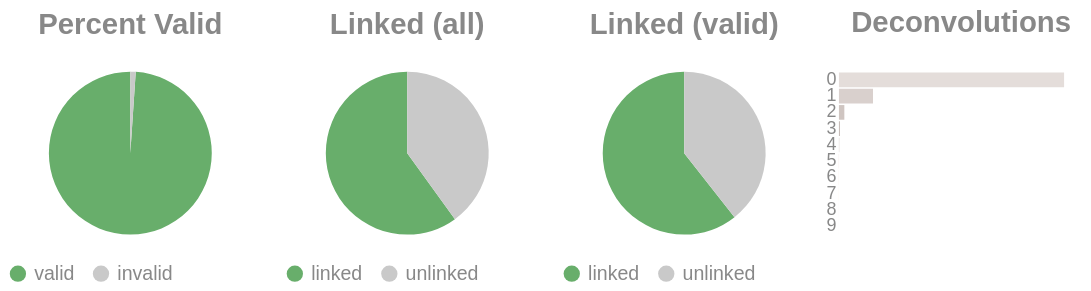

Notebook code for this chart:
### Code cell
if SKIPLR:
    pass
else:
    clash = Counter()
    for i in valids['molecule'].to_list():
        _mol = i.split("-")
        if len(_mol) == 1:
            clash.update('0')
        else:
            clash.update(_mol[-1])

    _d = {"deconvolutions": [], 'count': []}
    for k,v in clash.items():
        _d['deconvolutions'].append(k)
        _d['count'].append(v)

    tot_valid = valids['reads'].sum()
    mask = valids['reads'] >= 2
    n_linked_reads = valids.filter(mask)['reads'].sum()
    if n_linked_reads == 0:
        print_html("No linked molecules (>=2 reads) were detected; skipping linked-only distributions.")
        SKIPLR = True
    else:
        perc_valid = round(tot_valid / n_reads, 4)
        linked_perc_abs = round(n_linked_reads / n_reads, 4)
        linked_perc = round(n_linked_reads / tot_valid, 4)

    _valid = pl.DataFrame({"valids": ['valid', 'invalid'], "count": [tot_valid, n_reads - tot_valid]})
    _linked_abs = pl.DataFrame({"linked (absolute)": ['linked', 'unlinked'], "count": [n_linked_reads, n_reads - n_linked_reads]})
    _linked_rel = pl.DataFrame({"linked (valids)": ['linked', 'unlinked'], "count": [n_linked_reads, tot_valid - n_linked_reads]})

    (
        alt.hconcat(
            piechart(_valid, goodval = 'valid', title = "Percent Valid"),
            piechart(_linked_abs, goodval = "linked", title =  "Linked (all)"),
            piechart(_linked_rel, goodval = "linked", title =  "Linked (valid)"),
            convolutionbar(pl.DataFrame(_d), title = "Deconvolutions"),
            center = True,
            bounds = 'flush'
        )
        .resolve_scale(color='independent')
        .resolve_legend('independent')
        .properties(usermeta={'embedOptions': {"actions": False}})
    ).display()

### Figure 1 — Vega-Lite specification as saved in the notebook (floating-point values rounded to 4 significant figures)
{"width": "container", "height": 400, "config": {"title": {"anchor": "start", "dy": -15, "fontSize": 18, "color": "#888888", "subtitleColor": "#888888", "subtitleFontSize": 14}, "arc": {"fill": "#0072B2"}, "axis": {"domainColor": "#888888", "domainWidth": 0.5, "gridWidth": 0.2, "grid": false, "titleFontWeight": 400, "titleFontSize": 15, "labelFontSize": 11, "labelColor": "#888888", "tickColor": "#888888", "tickWidth": 0.2, "titleColor": "#888888"}, "axisBand": {"grid": false}, "axisX": {"grid": true, "tickSize": 10, "domainCap": "round"}, "axisY": {"domain": false, "grid": true, "tickSize": 0, "domainCap": "round"}, "background": "transparent", "header": {"labelFontSize": 15, "labelColor": "#888888", "titleFontSize": 15, "titleFontWeight": 600, "titleColor": "#888888"}, "legend": {"labelFont": "sans-serif", "labelFontSize": 12, "labelColor": "#888888", "symbolSize": 100, "symbolType": "circle", "titleFontSize": 12, "titlePadding": 10, "titleColor": "#888888", "title": null}, "range": {"category": ["#E69F00", "#56B4E9", "#009E73", "#F0E442", "#0072B2", "#D55E00", "#CC79A7", "#000000"], "diverging": ["#cfe8f3", "#a2d4ec", "#73bfe2", "#46abdb", "#1696d2", "#12719e"]}, "area": {"fill": "#0072B2", "fillOpacity": 0.7, "line": true, "strokeOpacity": 0.7}, "line": {"color": "#0072B2", "stroke": "#0072B2", "strokeWidth": 2}, "trail": {"color": "#0072B2", "stroke": "#0072B2", "strokeWidth": 0, "size": 1}, "point": {"filled": true, "fillOpacity": 1.0, "size": 95}, "text": {"color": "#888888", "fontSize": 11, "align": "right", "fontWeight": 400, "size": 11}, "bar": {"fill": "#0072B2", "stroke": null}, "view": {"stroke": null, "continuousWidth": 660, "continuousHeight": 400}}, "hconcat": [{"data": {"name": "data-484a2414c0b92dce41023bc82a6f39a1"}, "mark": {"type": "arc"}, "encoding": {"color": {"field": "valids", "legend": {"orient": "bottom", "title": null}, "scale": {"domain": ["valid", "invalid"], "range": ["#68ae6b", "#C9C9C9"]}, "title": "Valids", "type": "nominal"}, "theta": {"field": "count", "type": "quantitative"}, "tooltip": [{"field": "valids", "title": "Valids", "type": "ordinal"}, {"field": "percent", "format": ".2%", "title": "Percent", "type": "quantitative"}, {"field": "count", "title": "Count", "type": "quantitative"}]}, "height": 100, "title": {"text": "Percent Valid", "align": "center", "anchor": "middle"}, "transform": [{"calculate": "datum.count / 9411543", "as": "percent"}], "width": 150}, {"data": {"name": "data-b75c1e3b3a4e206614ccb91d0a8e710b"}, "mark": {"type": "arc"}, "encoding": {"color": {"field": "linked (absolute)", "legend": {"orient": "bottom", "title": null}, "scale": {"domain": ["linked", "unlinked"], "range": ["#68ae6b", "#C9C9C9"]}, "title": "Linked (Absolute)", "type": "nominal"}, "theta": {"field": "count", "type": "quantitative"}, "tooltip": [{"field": "linked (absolute)", "title": "Linked (Absolute)", "type": "ordinal"}, {"field": "percent", "format": ".2%", "title": "Percent", "type": "quantitative"}, {"field": "count", "title": "Count", "type": "quantitative"}]}, "height": 100, "title": {"text": "Linked (all)", "align": "center", "anchor": "middle"}, "transform": [{"calculate": "datum.count / 9411543", "as": "percent"}], "width": 150}, {"data": {"name": "data-8d279dfe500441ebcfcd076fc537a238"}, "mark": {"type": "arc"}, "encoding": {"color": {"field": "linked (valids)", "legend": {"orient": "bottom", "title": null}, "scale": {"domain": ["linked", "unlinked"], "range": ["#68ae6b", "#C9C9C9"]}, "title": "Linked (Valids)", "type": "nominal"}, "theta": {"field": "count", "type": "quantitative"}, "tooltip": [{"field": "linked (valids)", "title": "Linked (Valids)", "type": "ordinal"}, {"field": "percent", "format": ".2%", "title": "Percent", "type": "quantitative"}, {"field": "count", "title": "Count", "type": "quantitative"}]}, "height": 100, "title": {"text": "Linked (valid)", "align": "center", "anchor": "middle"}, "transform": [{"calculate": "datum.count / 9311563", "as": "percent"}], "width": 150}, {"data": {"name": "data-c92e41df567ea46d5f814872017bbfe0"}, "mark": {"type": "bar"}, "encoding": {"color": {"field": "deconvolutions", "legend": null, "scale": {"scheme": "lightgreyred"}, "type": "nominal"}, "tooltip": [{"field": "deconvolutions", "title": "Deconvolutions", "type": "ordinal"}, {"field": "percent", "format": ".2%", "title": "Percent", "type": "quantitative"}, {"field": "count", "title": "Count", "type": "quantitative"}], "x": {"axis": null, "field": "count", "type": "quantitative"}, "y": {"field": "deconvolutions", "sort": "ascending", "title": null, "type": "nominal"}}, "height": 100, "title": {"text": "Deconvolutions", "align": "center", "anchor": "middle"}, "transform": [{"calculate": "datum.count / 5442165", "as": "percent"}], "width": 150}], "bounds": "flush", "center": true, "resolve": {"legend": {"angle": "independent"}, "scale": {"color": "independent"}}, "usermeta": {"embedOptions": {"actions": false}}, "$schema": "https://vega.github.io/schema/vega-lite/v6.4.1.json", "datasets": {"data-484a2414c0b92dce41023bc82a6f39a1": [{"valids": "valid", "count": 9311563}, {"valids": "invalid", "count": 99980}], "data-b75c1e3b3a4e206614ccb91d0a8e710b": [{"linked (absolute)": "linked", "count": 5643064}, {"linked (absolute)": "unlinked", "count": 3768479}], "data-8d279dfe500441ebcfcd076fc537a238": [{"linked (valids)": "linked", "count": 5643064}, {"linked (valids)": "unlinked", "count": 3668499}], "data-c92e41df567ea46d5f814872017bbfe0": [{"deconvolutions": "0", "count": 4607128}, {"deconvolutions": "1", "count": 696698}, {"deconvolutions": "2", "count": 110692}, {"deconvolutions": "3", "count": 20211}, {"deconvolutions": "4", "count": 4703}, {"deconvolutions": "5", "count": 1558}, {"deconvolutions": "6", "count": 629}, {"deconvolutions": "7", "count": 300}, {"deconvolutions": "8", "count": 156}, {"deconvolutions": "9", "count": 90}]}}
